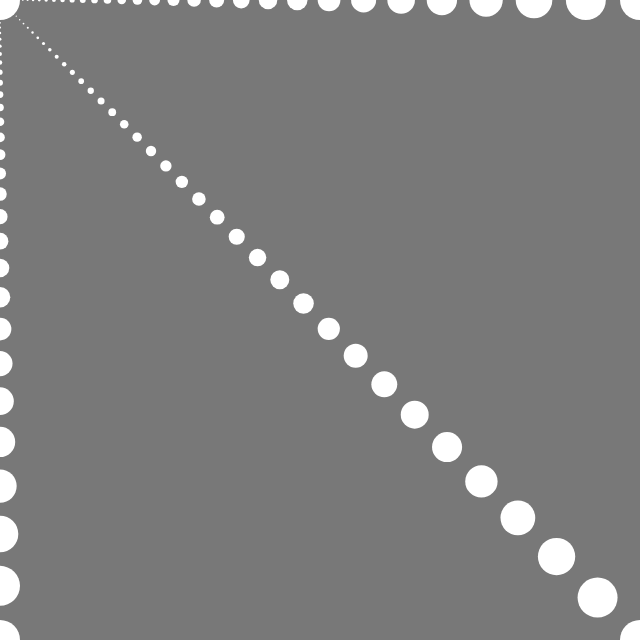
Frame 1 (no input)
Frame 60 (no input): identical to frame 1, image omitted
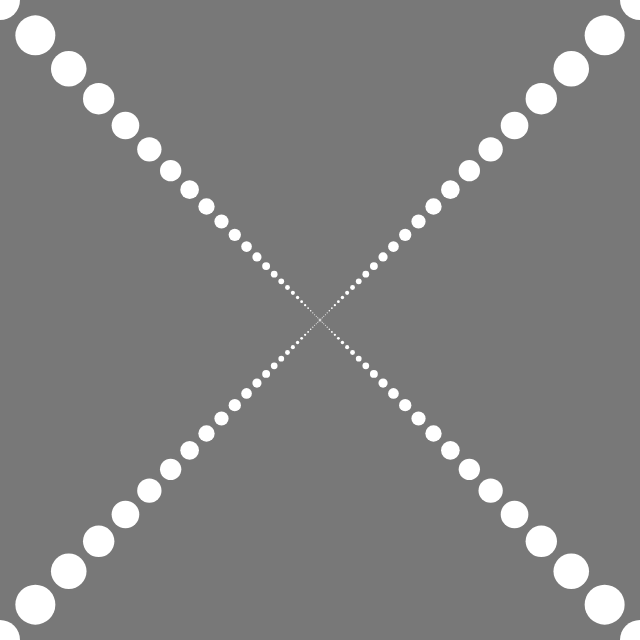
Frame 120 (the mouse pressed at the canvas centre since frame 60)

The p5.js sketch that drew these frames (run headless with seeded random() and noise() and a simulated clock; from frame 60 on, the mouse is pressed at the canvas centre):

// p5.js sketch
// ── sketch.js
"use-strict";

const audioFilePath = '';
// const canvasCenter = sqrCanvasSide / 2;
var CANVAS_SIZE;
var CANVAS_CENTER;
var CANVAS_HALF_DIAG;

const LOG_FRAME_DELTA = 1;
const MAX_LOG_FRAMES = 200;
let FRAME_COUNTER = 0;
let LOG_FRAME_COUNTER = 0;
const V = p5.Vector;

function setup() {
  CANVAS_SIZE =  640;
  CANVAS_CENTER = CANVAS_SIZE / 2;
  CANVAS_HALF_DIAG = sqrt(2) * CANVAS_SIZE / 2;
  
  // FRAME_COUNTER = 0;
  // LOG_FRAME_DELTA = 60;

  createCanvas(CANVAS_SIZE, CANVAS_SIZE);
  noStroke();
  ellipseMode(CENTER);
}

function draw() {
  FRAME_COUNTER++;
  
  // clear the screen
  background(120);

  const startRadius = 40;
  const maxSpread = 20;
  const mousePos = createVector(mouseX, mouseY);
  
  [
    createVector(0, 0)
    , createVector(width, 0),
    , createVector(0, height)
    , createVector(width, height)
  ].forEach(startPos => {
    drawTentacle(startRadius, startPos, mousePos, maxSpread);
  });
}

const minRadius = 1;
let per = 0;

function drawTentacle(startRadius, startPos, endPos, maxSpread){
  const maxSteps = 100;
  const distVector = V.sub(endPos, startPos);
  const totalDist = distVector.mag();
  const getPercent = (currPos) => {
    let currVec = V.sub(currPos, startPos);
    let currDist = currVec.mag();
    return currDist / totalDist;
  }

  let offset = startPos;
  let radius = startRadius;
  let v = distVector.copy().normalize();
  for (let i = 0; i < maxSteps; i++){
    
    push();
    
    /* Draw logic */
    translate(offset.x, offset.y);
    ellipse(0, 0, radius);
 

    pop();

    /* Update state */
    const oldRadius = radius;

    const percent =  getPercent(offset);
    if (percent > 1.0) break;
    
    const scaleFactor = (1 - percent);
    radius = clamp(scaleFactor * startRadius, minRadius, startRadius);
    
    const newRadius = radius;
    const spreadCurve = getSpreadCurve(startPos, endPos, maxSpread); // Gets the function that will calculate spread
    
    let delta = (oldRadius + newRadius)/2;
    delta += spreadCurve(offset);

    offset = V.add(offset, v.copy().mult(delta));

    /* Update debug vars */
    per = scaleFactor * 100;
  }
}

function getSpreadCurve(startPos, endPos, maxSpread){
  const canvasSize = createVector(CANVAS_SIZE, CANVAS_SIZE).mag();
  const totalDist = V.sub(endPos, startPos).mag();

  if (totalDist === 0) return (currPos) => 0; // Edge case where distance is zero
  
  const totalPercent = totalDist / canvasSize;
  const adjustedMaxSpread = totalPercent * maxSpread;

  return function(currPos){
    const currDist = V.sub(currPos, startPos).mag();
    const percent = currDist / totalDist;
    return sqrt(1 - percent) * adjustedMaxSpread;
  }
}

function clamp(n, min, max) {
   return Math.min(Math.max(n, min), max);
}

function clog(str){
  if (LOG_FRAME_COUNTER > MAX_LOG_FRAMES-1) 
    return;

  if (FRAME_COUNTER % LOG_FRAME_DELTA === 0){
    LOG_FRAME_COUNTER++;
    console.log(LOG_FRAME_COUNTER); 
    console.log(str);
  }
}
